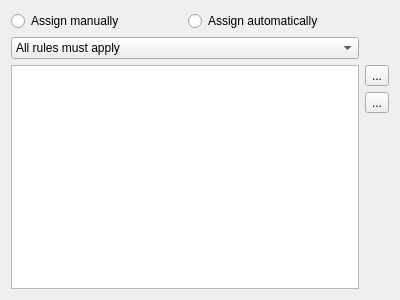
<?xml version="1.0" encoding="UTF-8"?>
<ui version="4.0">
 <class>DialogLabelsetOptions</class>
 <widget class="QDialog" name="DialogLabelsetOptions">
  <property name="geometry">
   <rect>
    <x>0</x>
    <y>0</y>
    <width>400</width>
    <height>300</height>
   </rect>
  </property>
  <property name="windowTitle">
   <string>Dialog</string>
  </property>
  <layout class="QGridLayout" name="gridLayout">
   <item row="0" column="0">
    <widget class="QRadioButton" name="rbAssignManually">
     <property name="text">
      <string>Assign manually</string>
     </property>
    </widget>
   </item>
   <item row="0" column="1">
    <widget class="QRadioButton" name="rbAssignAutomatically">
     <property name="text">
      <string>Assign automatically</string>
     </property>
    </widget>
   </item>
   <item row="1" column="0" colspan="2">
    <widget class="QComboBox" name="cbRulesetMode">
     <item>
      <property name="text">
       <string>All rules must apply</string>
      </property>
     </item>
     <item>
      <property name="text">
       <string>At leat one rule must apply</string>
      </property>
     </item>
     <item>
      <property name="text">
       <string>No rule must apply</string>
      </property>
     </item>
    </widget>
   </item>
   <item row="2" column="0" rowspan="3" colspan="2">
    <widget class="QTableView" name="tblViewRuleset"/>
   </item>
   <item row="2" column="2">
    <widget class="QToolButton" name="btnAddRule">
     <property name="toolTip">
      <string>Add ruleset</string>
     </property>
     <property name="text">
      <string>...</string>
     </property>
     <property name="icon">
      <iconset theme="list-add"/>
     </property>
    </widget>
   </item>
   <item row="3" column="2">
    <widget class="QToolButton" name="btnRemoveRule">
     <property name="toolTip">
      <string>Remove ruleset</string>
     </property>
     <property name="text">
      <string>...</string>
     </property>
     <property name="icon">
      <iconset theme="list-remove"/>
     </property>
    </widget>
   </item>
   <item row="4" column="2">
    <spacer name="verticalSpacer">
     <property name="orientation">
      <enum>Qt::Vertical</enum>
     </property>
     <property name="sizeHint" stdset="0">
      <size>
       <width>20</width>
       <height>145</height>
      </size>
     </property>
    </spacer>
   </item>
  </layout>
 </widget>
 <resources/>
 <connections/>
</ui>
